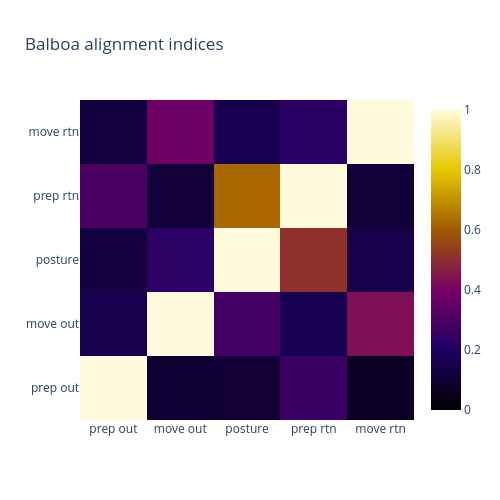

This figure's notebook cell:
### Code cell
# calulate median chance AI
medChanceAI = np.median(chanceAI)
print('chance AI: ' + str(medChanceAI))

# plot results
fig = go.Figure(go.Heatmap(z = allAI,zmin = 0, zmax = 1,colorscale = 'Electric'))

# add labels
fig.update_layout(yaxis = dict(
    tickmode = 'array',
    tickvals = [0,1,2,3,4],
    ticktext = ['prep out','move out','posture','prep rtn','move rtn']),
                xaxis = dict(
    tickmode = 'array',
    tickvals = [0,1,2,3,4],
    ticktext = ['prep out','move out','posture','prep rtn','move rtn'],
    tickcolor = 'black'),
                width = 500,height = 500,title = monkName + ' alignment indices')


fig.show()

# save figure (as html).
# fig.write_html(figDir + monkName + '_' + str(R_est) + 'dims_aligmentIndex.html')

### Figure 1 — Plotly figure (JSON) as saved in the notebook; plotly's stock layout.template omitted (floating-point values rounded to 4 significant figures)
{"data": [{"colorscale": [[0, "rgb(0,0,0)"], [0.2, "rgb(30,0,100)"], [0.4, "rgb(120,0,100)"], [0.6, "rgb(160,90,0)"], [0.8, "rgb(230,200,0)"], [1, "rgb(255,250,220)"]], "type": "heatmap", "z": [[1.0, 0.1019, 0.1078, 0.2641, 0.07508], [0.1539, 1.0, 0.2805, 0.162, 0.4325], [0.1318, 0.2304, 1.0, 0.5095, 0.1483], [0.3041, 0.1134, 0.6232, 1.0, 0.1113], [0.1287, 0.3746, 0.1622, 0.2282, 1.0]], "zmax": 1, "zmin": 0}], "layout": {"height": 500, "title": {"text": "Balboa alignment indices"}, "width": 500, "xaxis": {"tickcolor": "black", "tickmode": "array", "ticktext": ["prep out", "move out", "posture", "prep rtn", "move rtn"], "tickvals": [0, 1, 2, 3, 4]}, "yaxis": {"tickmode": "array", "ticktext": ["prep out", "move out", "posture", "prep rtn", "move rtn"], "tickvals": [0, 1, 2, 3, 4]}}}
